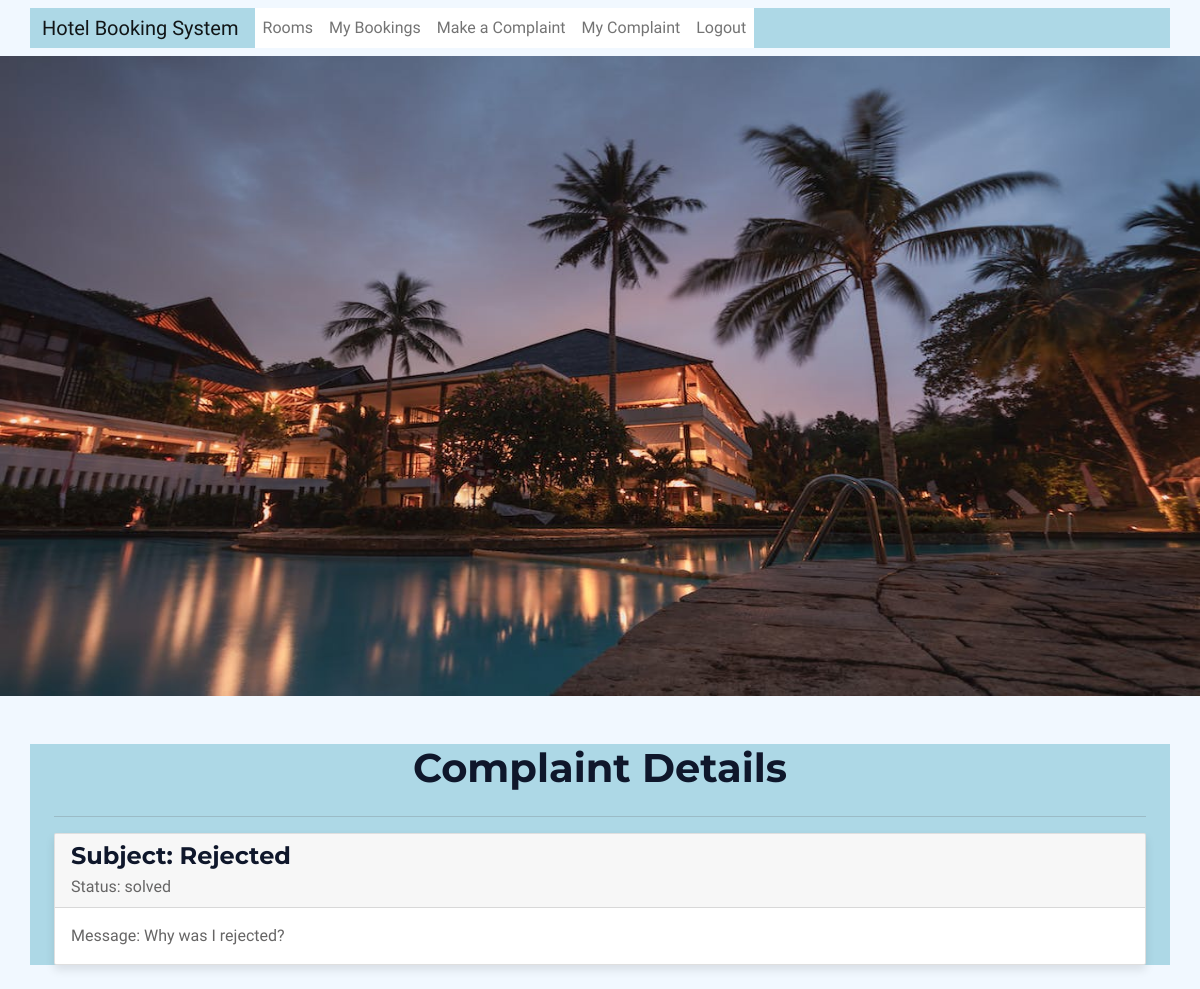
The page /complaints/ (signed in) on the database as committed earlier.
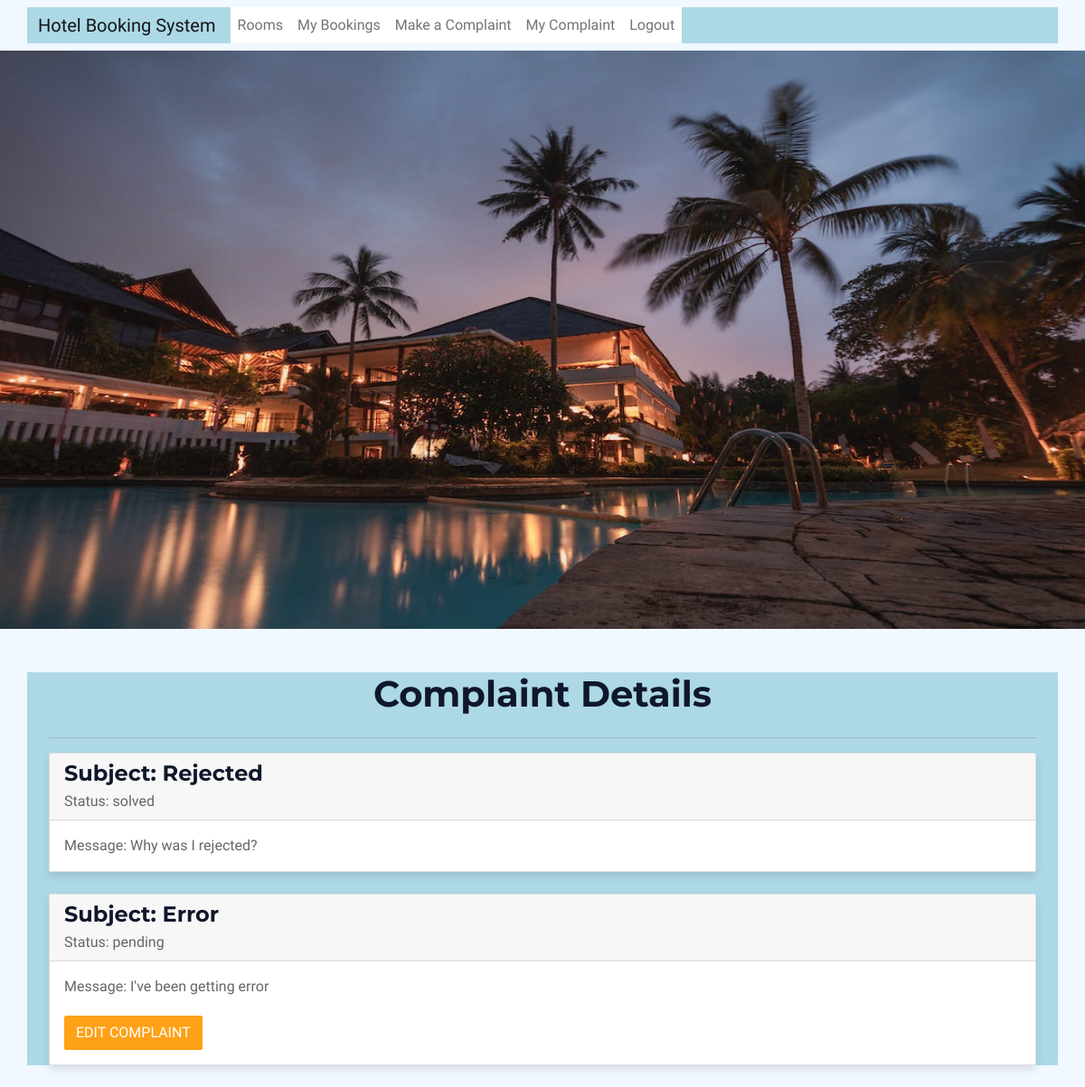
The same page on the database as committed later.
### bookings/models.py (models this page shows)
class Complaint(models.Model):
    user = models.ForeignKey(settings.AUTH_USER_MODEL, on_delete=models.CASCADE)
    admin_user= models.ForeignKey(settings.AUTH_USER_MODEL, on_delete=models.CASCADE, related_name='complaint_admin', default=1)
    booking = models.ForeignKey('Booking', on_delete=models.CASCADE, null=True)
    subject = models.CharField(max_length=100)
    message = models.TextField()
    created_at = models.DateTimeField(auto_now_add=True)
    updated_at = models.DateTimeField(auto_now=True)
    status_choices = [
        ('pending', 'Pending'),
        ('solved', 'Solved'),
    ]
    status = models.CharField(max_length=10, choices=status_choices, default='pending')
    def __str__(self):
        return self.subject

### bookings/views.py (the view)
# urls.py: path('complaints/', views.complaint_detail, name='complaint_detail'),
@login_required
def complaint_detail(request):
    complaint = Complaint.objects.filter(user=request.user)
    print(complaint)
    return render(request, 'complaint_detail.html', {'complaint': complaint})

### bookings/templates/complaint_detail.html
{% extends 'base.html' %}
{% block content %}
  <div class="container my-4">
    <h1 class="text-center mb-4">Complaint Details</h1>
    <hr>
    {% for complaints in complaint %}
    <div class="card mb-4">
      <div class="card-header">
        <h2 class="card-title">Subject: {{ complaints.subject }}</h2>
        <p class="card-subtitle">Status: {{ complaints.status }}</p>
      </div>
      <div class="card-body">
        <p class="card-text">Message: {{ complaints.message }}</p>
        {% if complaints.status == 'pending' %}
        <a href="{% url 'bookings:complaint_edit' complaints.id %}" class="btn btn-primary">Edit Complaint</a>
        {% endif %}
      </div>
    </div>
    {% endfor %}
  </div>
{% endblock %}

Rows that differ between the two databases and show on the page:
added Complaint: subject "Error", status "pending", message "I've been getting error", shows "EDIT COMPLAINT"
